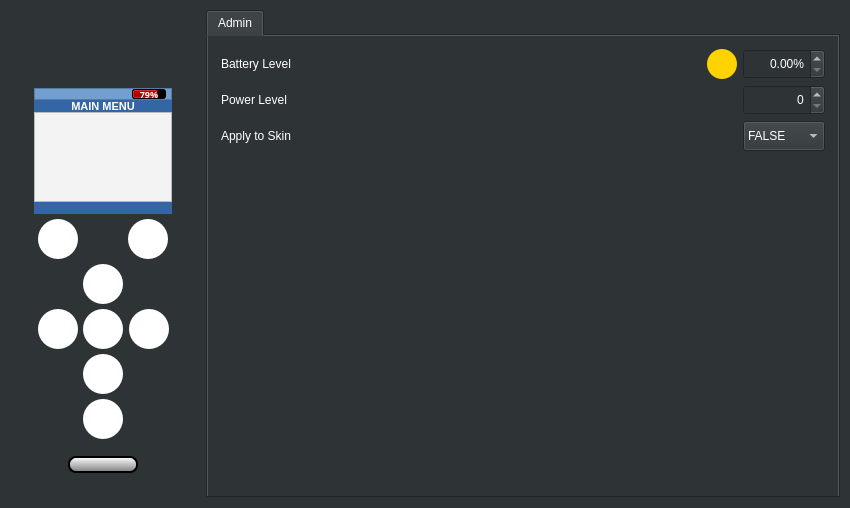
<?xml version="1.0" encoding="UTF-8"?>
<ui version="4.0">
 <class>MainWindow</class>
 <widget class="QMainWindow" name="MainWindow">
  <property name="geometry">
   <rect>
    <x>0</x>
    <y>0</y>
    <width>850</width>
    <height>508</height>
   </rect>
  </property>
  <property name="sizePolicy">
   <sizepolicy hsizetype="Fixed" vsizetype="Fixed">
    <horstretch>0</horstretch>
    <verstretch>0</verstretch>
   </sizepolicy>
  </property>
  <property name="minimumSize">
   <size>
    <width>850</width>
    <height>508</height>
   </size>
  </property>
  <property name="maximumSize">
   <size>
    <width>16777215</width>
    <height>16777215</height>
   </size>
  </property>
  <property name="windowTitle">
   <string>DENAS Simulator</string>
  </property>
  <property name="windowIcon">
   <iconset>
    <normalon>:/overlay/denasButtonless.svg</normalon>
   </iconset>
  </property>
  <property name="layoutDirection">
   <enum>Qt::LeftToRight</enum>
  </property>
  <property name="autoFillBackground">
   <bool>false</bool>
  </property>
  <property name="styleSheet">
   <string notr="true">/*(2)*/
color: rgb(255, 255, 255);
background-color: rgb(46, 52, 54);

/*
(4)
background-color: #616E7C;
color: 
*/</string>
  </property>
  <property name="documentMode">
   <bool>false</bool>
  </property>
  <widget class="QWidget" name="mainWindowCentralQWidget">
   <layout class="QHBoxLayout" name="horizontalLayout_2" stretch="0">
    <property name="spacing">
     <number>5</number>
    </property>
    <property name="leftMargin">
     <number>5</number>
    </property>
    <property name="topMargin">
     <number>5</number>
    </property>
    <property name="rightMargin">
     <number>5</number>
    </property>
    <property name="bottomMargin">
     <number>5</number>
    </property>
    <item>
     <layout class="QHBoxLayout" name="mainWindowQHBoxLayout">
      <property name="spacing">
       <number>10</number>
      </property>
      <property name="leftMargin">
       <number>5</number>
      </property>
      <property name="topMargin">
       <number>5</number>
      </property>
      <property name="rightMargin">
       <number>5</number>
      </property>
      <property name="bottomMargin">
       <number>5</number>
      </property>
      <item>
       <widget class="QWidget" name="denasWidget" native="true">
        <property name="sizePolicy">
         <sizepolicy hsizetype="MinimumExpanding" vsizetype="MinimumExpanding">
          <horstretch>0</horstretch>
          <verstretch>0</verstretch>
         </sizepolicy>
        </property>
        <property name="minimumSize">
         <size>
          <width>186</width>
          <height>488</height>
         </size>
        </property>
        <property name="maximumSize">
         <size>
          <width>186</width>
          <height>488</height>
         </size>
        </property>
        <property name="baseSize">
         <size>
          <width>186</width>
          <height>488</height>
         </size>
        </property>
        <property name="layoutDirection">
         <enum>Qt::LeftToRight</enum>
        </property>
        <property name="autoFillBackground">
         <bool>false</bool>
        </property>
        <widget class="QPushButton" name="applyToSkinButton">
         <property name="geometry">
          <rect>
           <x>58</x>
           <y>446</y>
           <width>70</width>
           <height>17</height>
          </rect>
         </property>
         <property name="autoFillBackground">
          <bool>false</bool>
         </property>
         <property name="styleSheet">
          <string notr="true">QPushButton {
background-color: qlineargradient(x1: 0, y1: 0, x2: 0, y2: 1, stop: 0 white, stop: 1 grey);
border-style: solid;
border-color: black;
border-width: 2px;
border-radius: 8px;
}

QPushButton:pressed {
	background-color: #ffd300;
}</string>
         </property>
         <property name="text">
          <string/>
         </property>
         <property name="checkable">
          <bool>true</bool>
         </property>
         <property name="default">
          <bool>true</bool>
         </property>
         <property name="flat">
          <bool>false</bool>
         </property>
        </widget>
        <widget class="QPushButton" name="powerButton">
         <property name="geometry">
          <rect>
           <x>73</x>
           <y>389</y>
           <width>40</width>
           <height>40</height>
          </rect>
         </property>
         <property name="minimumSize">
          <size>
           <width>40</width>
           <height>40</height>
          </size>
         </property>
         <property name="maximumSize">
          <size>
           <width>40</width>
           <height>40</height>
          </size>
         </property>
         <property name="baseSize">
          <size>
           <width>40</width>
           <height>40</height>
          </size>
         </property>
         <property name="styleSheet">
          <string notr="true">QPushButton {
image: url(:/buttons/powerButton.svg);
background-color: #ffffff;
border-radius: 20px;
}

QPushButton:pressed {
	background-color: #ffd300;
}</string>
         </property>
         <property name="text">
          <string/>
         </property>
        </widget>
        <widget class="QPushButton" name="downButton">
         <property name="geometry">
          <rect>
           <x>73</x>
           <y>344</y>
           <width>40</width>
           <height>40</height>
          </rect>
         </property>
         <property name="sizePolicy">
          <sizepolicy hsizetype="Minimum" vsizetype="Fixed">
           <horstretch>40</horstretch>
           <verstretch>40</verstretch>
          </sizepolicy>
         </property>
         <property name="minimumSize">
          <size>
           <width>40</width>
           <height>40</height>
          </size>
         </property>
         <property name="maximumSize">
          <size>
           <width>40</width>
           <height>40</height>
          </size>
         </property>
         <property name="baseSize">
          <size>
           <width>40</width>
           <height>40</height>
          </size>
         </property>
         <property name="styleSheet">
          <string notr="true">QPushButton {
image: url(:/buttons/downButton.svg);
background-color: #ffffff;
border-radius: 20px;
}

QPushButton:pressed {
	background-color: #ffd300;
}</string>
         </property>
         <property name="text">
          <string/>
         </property>
         <property name="autoRepeat">
          <bool>true</bool>
         </property>
         <property name="autoRepeatDelay">
          <number>600</number>
         </property>
         <property name="autoRepeatInterval">
          <number>200</number>
         </property>
        </widget>
        <widget class="QListWidget" name="mainMenuListView">
         <property name="geometry">
          <rect>
           <x>24</x>
           <y>102</y>
           <width>138</width>
           <height>102</height>
          </rect>
         </property>
         <property name="styleSheet">
          <string notr="true">border-bottom-right-radius: 12px;
border-bottom-left-radius: 12px;
background-color: rgb(243, 243, 243);
color: rgb(0, 0, 0);
selection-background-color: rgb(122, 0, 0)</string>
         </property>
         <property name="verticalScrollBarPolicy">
          <enum>Qt::ScrollBarAlwaysOff</enum>
         </property>
         <property name="horizontalScrollBarPolicy">
          <enum>Qt::ScrollBarAlwaysOff</enum>
         </property>
         <property name="uniformItemSizes">
          <bool>false</bool>
         </property>
         <property name="wordWrap">
          <bool>true</bool>
         </property>
         <property name="selectionRectVisible">
          <bool>false</bool>
         </property>
         <property name="currentRow">
          <number>-1</number>
         </property>
        </widget>
        <widget class="QPushButton" name="menuButton">
         <property name="geometry">
          <rect>
           <x>118</x>
           <y>209</y>
           <width>40</width>
           <height>40</height>
          </rect>
         </property>
         <property name="minimumSize">
          <size>
           <width>40</width>
           <height>40</height>
          </size>
         </property>
         <property name="maximumSize">
          <size>
           <width>40</width>
           <height>40</height>
          </size>
         </property>
         <property name="baseSize">
          <size>
           <width>40</width>
           <height>40</height>
          </size>
         </property>
         <property name="styleSheet">
          <string notr="true">QPushButton {
image: url(:/buttons/menuButton.svg);
background-color: #ffffff;
border-radius: 20px;
}

QPushButton:pressed {
	background-color: #ffd300;
}</string>
         </property>
         <property name="text">
          <string/>
         </property>
        </widget>
        <widget class="QPushButton" name="backButton">
         <property name="geometry">
          <rect>
           <x>28</x>
           <y>209</y>
           <width>40</width>
           <height>40</height>
          </rect>
         </property>
         <property name="minimumSize">
          <size>
           <width>40</width>
           <height>40</height>
          </size>
         </property>
         <property name="maximumSize">
          <size>
           <width>40</width>
           <height>40</height>
          </size>
         </property>
         <property name="baseSize">
          <size>
           <width>40</width>
           <height>40</height>
          </size>
         </property>
         <property name="styleSheet">
          <string notr="true">QPushButton {
image: url(:/buttons/backButton.svg);
background-color: #ffffff;
border-radius: 20px;
}

QPushButton:pressed {
	background-color: #ffd300;
}</string>
         </property>
         <property name="text">
          <string/>
         </property>
        </widget>
        <widget class="QPushButton" name="leftButton">
         <property name="geometry">
          <rect>
           <x>28</x>
           <y>299</y>
           <width>40</width>
           <height>40</height>
          </rect>
         </property>
         <property name="minimumSize">
          <size>
           <width>40</width>
           <height>40</height>
          </size>
         </property>
         <property name="maximumSize">
          <size>
           <width>40</width>
           <height>40</height>
          </size>
         </property>
         <property name="baseSize">
          <size>
           <width>40</width>
           <height>40</height>
          </size>
         </property>
         <property name="styleSheet">
          <string notr="true">QPushButton {
image: url(:/buttons/leftButton.svg);
background-color: #ffffff;
border-radius: 20px;
}

QPushButton:pressed {
	background-color: #ffd300;
}</string>
         </property>
         <property name="text">
          <string/>
         </property>
         <property name="autoRepeat">
          <bool>true</bool>
         </property>
         <property name="autoRepeatDelay">
          <number>600</number>
         </property>
         <property name="autoRepeatInterval">
          <number>150</number>
         </property>
        </widget>
        <widget class="QPushButton" name="upButton">
         <property name="geometry">
          <rect>
           <x>73</x>
           <y>254</y>
           <width>40</width>
           <height>40</height>
          </rect>
         </property>
         <property name="minimumSize">
          <size>
           <width>40</width>
           <height>40</height>
          </size>
         </property>
         <property name="maximumSize">
          <size>
           <width>40</width>
           <height>40</height>
          </size>
         </property>
         <property name="baseSize">
          <size>
           <width>40</width>
           <height>40</height>
          </size>
         </property>
         <property name="styleSheet">
          <string notr="true">QPushButton {
image: url(:/buttons/upButton.svg);
background-color: #ffffff;
border-radius: 20px;
}

QPushButton:pressed {
	background-color: #ffd300;
}</string>
         </property>
         <property name="text">
          <string/>
         </property>
         <property name="autoRepeat">
          <bool>true</bool>
         </property>
         <property name="autoRepeatDelay">
          <number>600</number>
         </property>
         <property name="autoRepeatInterval">
          <number>200</number>
         </property>
        </widget>
        <widget class="QGraphicsView" name="denasDeviceGraphic">
         <property name="geometry">
          <rect>
           <x>0</x>
           <y>0</y>
           <width>186</width>
           <height>488</height>
          </rect>
         </property>
         <property name="sizePolicy">
          <sizepolicy hsizetype="Fixed" vsizetype="Fixed">
           <horstretch>0</horstretch>
           <verstretch>0</verstretch>
          </sizepolicy>
         </property>
         <property name="minimumSize">
          <size>
           <width>186</width>
           <height>488</height>
          </size>
         </property>
         <property name="maximumSize">
          <size>
           <width>18500</width>
           <height>48700</height>
          </size>
         </property>
         <property name="styleSheet">
          <string notr="true">border-image: url(:/overlay/denasButtonless.svg);
background-color: rgba(255, 255, 255, 0);</string>
         </property>
         <property name="alignment">
          <set>Qt::AlignLeading|Qt::AlignLeft|Qt::AlignTop</set>
         </property>
        </widget>
        <widget class="QPushButton" name="rightButton">
         <property name="geometry">
          <rect>
           <x>119</x>
           <y>299</y>
           <width>40</width>
           <height>40</height>
          </rect>
         </property>
         <property name="minimumSize">
          <size>
           <width>40</width>
           <height>40</height>
          </size>
         </property>
         <property name="maximumSize">
          <size>
           <width>40</width>
           <height>40</height>
          </size>
         </property>
         <property name="baseSize">
          <size>
           <width>40</width>
           <height>40</height>
          </size>
         </property>
         <property name="styleSheet">
          <string notr="true">QPushButton {
image: url(:/buttons/rightButton.svg);
background-color: #ffffff;
border-radius: 20px;
}

QPushButton:pressed {
	background-color: #ffd300;
}</string>
         </property>
         <property name="text">
          <string/>
         </property>
         <property name="checkable">
          <bool>false</bool>
         </property>
         <property name="autoRepeat">
          <bool>true</bool>
         </property>
         <property name="autoRepeatDelay">
          <number>600</number>
         </property>
         <property name="autoRepeatInterval">
          <number>150</number>
         </property>
        </widget>
        <widget class="QPushButton" name="okButton">
         <property name="enabled">
          <bool>true</bool>
         </property>
         <property name="geometry">
          <rect>
           <x>73</x>
           <y>299</y>
           <width>40</width>
           <height>40</height>
          </rect>
         </property>
         <property name="minimumSize">
          <size>
           <width>40</width>
           <height>40</height>
          </size>
         </property>
         <property name="maximumSize">
          <size>
           <width>40</width>
           <height>40</height>
          </size>
         </property>
         <property name="baseSize">
          <size>
           <width>40</width>
           <height>40</height>
          </size>
         </property>
         <property name="styleSheet">
          <string notr="true">QPushButton {
image: url(:/buttons/okButton.svg);
background-color: #ffffff;
border-radius: 20px;
}

QPushButton:pressed {
	background-color: #ffd300;
}</string>
         </property>
         <property name="text">
          <string/>
         </property>
        </widget>
        <widget class="QLabel" name="menuLabel">
         <property name="geometry">
          <rect>
           <x>24</x>
           <y>90</y>
           <width>138</width>
           <height>12</height>
          </rect>
         </property>
         <property name="font">
          <font>
           <pointsize>8</pointsize>
           <weight>75</weight>
           <bold>true</bold>
          </font>
         </property>
         <property name="layoutDirection">
          <enum>Qt::LeftToRight</enum>
         </property>
         <property name="styleSheet">
          <string notr="true">background-color: rgb(52, 101, 164);
color: rgb(255, 255, 255);</string>
         </property>
         <property name="text">
          <string>MAIN MENU</string>
         </property>
         <property name="scaledContents">
          <bool>false</bool>
         </property>
         <property name="alignment">
          <set>Qt::AlignCenter</set>
         </property>
        </widget>
        <widget class="QWidget" name="programViewWidget" native="true">
         <property name="geometry">
          <rect>
           <x>24</x>
           <y>102</y>
           <width>138</width>
           <height>102</height>
          </rect>
         </property>
         <property name="styleSheet">
          <string notr="true">background-color: rgb(52, 101, 164);
color: rgb(255, 255, 255);</string>
         </property>
         <widget class="QGraphicsView" name="treatmentView">
          <property name="geometry">
           <rect>
            <x>0</x>
            <y>0</y>
            <width>138</width>
            <height>90</height>
           </rect>
          </property>
          <property name="font">
           <font>
            <pointsize>10</pointsize>
           </font>
          </property>
          <property name="styleSheet">
           <string notr="true">background-color: rgb(243, 243, 243);</string>
          </property>
         </widget>
         <widget class="QLabel" name="powerLevelLabel">
          <property name="geometry">
           <rect>
            <x>0</x>
            <y>90</y>
            <width>83</width>
            <height>12</height>
           </rect>
          </property>
          <property name="font">
           <font>
            <pointsize>8</pointsize>
           </font>
          </property>
          <property name="styleSheet">
           <string notr="true">background-color: rgb(52, 101, 164);
color: rgb(255, 255, 255);</string>
          </property>
          <property name="text">
           <string/>
          </property>
          <property name="indent">
           <number>6</number>
          </property>
         </widget>
         <widget class="QLabel" name="frequencyLabel">
          <property name="enabled">
           <bool>true</bool>
          </property>
          <property name="geometry">
           <rect>
            <x>83</x>
            <y>90</y>
            <width>55</width>
            <height>12</height>
           </rect>
          </property>
          <property name="font">
           <font>
            <pointsize>8</pointsize>
           </font>
          </property>
          <property name="styleSheet">
           <string notr="true">background-color: rgb(52, 101, 164);
color: rgb(255, 255, 255);</string>
          </property>
          <property name="text">
           <string/>
          </property>
          <property name="scaledContents">
           <bool>false</bool>
          </property>
          <property name="alignment">
           <set>Qt::AlignRight|Qt::AlignTrailing|Qt::AlignVCenter</set>
          </property>
          <property name="indent">
           <number>6</number>
          </property>
         </widget>
        </widget>
        <widget class="QFrame" name="statusBarQFrame">
         <property name="geometry">
          <rect>
           <x>24</x>
           <y>78</y>
           <width>138</width>
           <height>12</height>
          </rect>
         </property>
         <property name="styleSheet">
          <string notr="true">background-color: rgb(114, 159, 207);</string>
         </property>
         <property name="frameShape">
          <enum>QFrame::StyledPanel</enum>
         </property>
         <property name="frameShadow">
          <enum>QFrame::Raised</enum>
         </property>
         <widget class="QLabel" name="electrodeLabel">
          <property name="geometry">
           <rect>
            <x>6</x>
            <y>1</y>
            <width>8</width>
            <height>10</height>
           </rect>
          </property>
          <property name="styleSheet">
           <string notr="true"/>
          </property>
          <property name="text">
           <string/>
          </property>
          <property name="pixmap">
           <pixmap resource="../res/denas.qrc">:/icons/electrodeOff.svg</pixmap>
          </property>
          <property name="scaledContents">
           <bool>true</bool>
          </property>
         </widget>
         <widget class="QProgressBar" name="batteryLevelBar">
          <property name="geometry">
           <rect>
            <x>98</x>
            <y>1</y>
            <width>34</width>
            <height>10</height>
           </rect>
          </property>
          <property name="font">
           <font>
            <family>Ubuntu Mono</family>
            <pointsize>7</pointsize>
            <weight>75</weight>
            <italic>false</italic>
            <bold>true</bold>
            <kerning>true</kerning>
           </font>
          </property>
          <property name="autoFillBackground">
           <bool>false</bool>
          </property>
          <property name="styleSheet">
           <string notr="true">selection-background-color: rgb(164, 0, 0);
background-color: rgb(0, 0, 0);</string>
          </property>
          <property name="minimum">
           <number>0</number>
          </property>
          <property name="value">
           <number>79</number>
          </property>
          <property name="alignment">
           <set>Qt::AlignLeading|Qt::AlignLeft|Qt::AlignVCenter</set>
          </property>
          <property name="textVisible">
           <bool>true</bool>
          </property>
          <property name="orientation">
           <enum>Qt::Horizontal</enum>
          </property>
          <property name="invertedAppearance">
           <bool>false</bool>
          </property>
          <property name="format">
           <string>%p%</string>
          </property>
         </widget>
        </widget>
        <widget class="QGraphicsView" name="powerOffView">
         <property name="geometry">
          <rect>
           <x>24</x>
           <y>78</y>
           <width>138</width>
           <height>126</height>
          </rect>
         </property>
         <property name="styleSheet">
          <string notr="true">background-color: rgb(0, 0, 0);</string>
         </property>
        </widget>
        <zorder>powerOffView</zorder>
        <zorder>statusBarQFrame</zorder>
        <zorder>menuLabel</zorder>
        <zorder>mainMenuListView</zorder>
        <zorder>programViewWidget</zorder>
        <zorder>denasDeviceGraphic</zorder>
        <zorder>menuButton</zorder>
        <zorder>downButton</zorder>
        <zorder>backButton</zorder>
        <zorder>okButton</zorder>
        <zorder>powerButton</zorder>
        <zorder>upButton</zorder>
        <zorder>leftButton</zorder>
        <zorder>rightButton</zorder>
        <zorder>applyToSkinButton</zorder>
       </widget>
      </item>
      <item>
       <widget class="QTabWidget" name="tabWidget">
        <property name="tabPosition">
         <enum>QTabWidget::North</enum>
        </property>
        <property name="tabShape">
         <enum>QTabWidget::Rounded</enum>
        </property>
        <property name="currentIndex">
         <number>0</number>
        </property>
        <property name="elideMode">
         <enum>Qt::ElideNone</enum>
        </property>
        <property name="tabsClosable">
         <bool>false</bool>
        </property>
        <property name="tabBarAutoHide">
         <bool>false</bool>
        </property>
        <widget class="QWidget" name="adminTab">
         <attribute name="title">
          <string>Admin</string>
         </attribute>
         <layout class="QHBoxLayout" name="horizontalLayout_4">
          <item>
           <layout class="QVBoxLayout" name="adminTabQVBoxLayout">
            <property name="spacing">
             <number>2</number>
            </property>
            <property name="leftMargin">
             <number>2</number>
            </property>
            <property name="topMargin">
             <number>2</number>
            </property>
            <property name="rightMargin">
             <number>2</number>
            </property>
            <property name="bottomMargin">
             <number>2</number>
            </property>
            <item>
             <layout class="QGridLayout" name="adminTabQGridLayout">
              <item row="1" column="2">
               <widget class="QSpinBox" name="powerLevelAdminSpinBox">
                <property name="minimumSize">
                 <size>
                  <width>82</width>
                  <height>30</height>
                 </size>
                </property>
                <property name="maximumSize">
                 <size>
                  <width>82</width>
                  <height>30</height>
                 </size>
                </property>
                <property name="alignment">
                 <set>Qt::AlignRight|Qt::AlignTrailing|Qt::AlignVCenter</set>
                </property>
                <property name="maximum">
                 <number>100</number>
                </property>
               </widget>
              </item>
              <item row="1" column="0">
               <widget class="QLabel" name="powerLevelAdminLabel">
                <property name="minimumSize">
                 <size>
                  <width>518</width>
                  <height>0</height>
                 </size>
                </property>
                <property name="maximumSize">
                 <size>
                  <width>16777215</width>
                  <height>30</height>
                 </size>
                </property>
                <property name="text">
                 <string>Power Level</string>
                </property>
               </widget>
              </item>
              <item row="0" column="1" alignment="Qt::AlignHCenter">
               <widget class="QPushButton" name="chargeAdminButton">
                <property name="minimumSize">
                 <size>
                  <width>30</width>
                  <height>30</height>
                 </size>
                </property>
                <property name="maximumSize">
                 <size>
                  <width>30</width>
                  <height>30</height>
                 </size>
                </property>
                <property name="styleSheet">
                 <string notr="true">QPushButton {
image: url(:/buttons/chargeButton.svg);
background-color: #ffd300;
border-radius: 15px;
}

QPushButton:pressed {
	background-color: green;
}</string>
                </property>
                <property name="text">
                 <string/>
                </property>
               </widget>
              </item>
              <item row="0" column="2">
               <widget class="QDoubleSpinBox" name="batteryLevelAdminSpinBox">
                <property name="minimumSize">
                 <size>
                  <width>82</width>
                  <height>30</height>
                 </size>
                </property>
                <property name="maximumSize">
                 <size>
                  <width>82</width>
                  <height>30</height>
                 </size>
                </property>
                <property name="baseSize">
                 <size>
                  <width>0</width>
                  <height>0</height>
                 </size>
                </property>
                <property name="layoutDirection">
                 <enum>Qt::LeftToRight</enum>
                </property>
                <property name="alignment">
                 <set>Qt::AlignRight|Qt::AlignTrailing|Qt::AlignVCenter</set>
                </property>
                <property name="suffix">
                 <string>%</string>
                </property>
                <property name="maximum">
                 <double>100.000000000000000</double>
                </property>
                <property name="value">
                 <double>0.000000000000000</double>
                </property>
               </widget>
              </item>
              <item row="2" column="2">
               <widget class="QComboBox" name="applyToSkinAdminBox">
                <property name="minimumSize">
                 <size>
                  <width>82</width>
                  <height>30</height>
                 </size>
                </property>
                <property name="maximumSize">
                 <size>
                  <width>82</width>
                  <height>30</height>
                 </size>
                </property>
                <item>
                 <property name="text">
                  <string>FALSE</string>
                 </property>
                </item>
                <item>
                 <property name="text">
                  <string>TRUE</string>
                 </property>
                </item>
               </widget>
              </item>
              <item row="2" column="0">
               <widget class="QLabel" name="applyToSkinAdminLabel">
                <property name="minimumSize">
                 <size>
                  <width>518</width>
                  <height>0</height>
                 </size>
                </property>
                <property name="maximumSize">
                 <size>
                  <width>16777215</width>
                  <height>30</height>
                 </size>
                </property>
                <property name="text">
                 <string>Apply to Skin</string>
                </property>
               </widget>
              </item>
              <item row="0" column="0">
               <widget class="QLabel" name="batteryLevelAdminLabel">
                <property name="minimumSize">
                 <size>
                  <width>200</width>
                  <height>0</height>
                 </size>
                </property>
                <property name="maximumSize">
                 <size>
                  <width>16777215</width>
                  <height>30</height>
                 </size>
                </property>
                <property name="text">
                 <string>Battery Level</string>
                </property>
               </widget>
              </item>
              <item row="3" column="0">
               <spacer name="verticalSpacer">
                <property name="orientation">
                 <enum>Qt::Vertical</enum>
                </property>
                <property name="sizeHint" stdset="0">
                 <size>
                  <width>20</width>
                  <height>40</height>
                 </size>
                </property>
               </spacer>
              </item>
             </layout>
            </item>
           </layout>
          </item>
         </layout>
        </widget>
       </widget>
      </item>
     </layout>
    </item>
   </layout>
  </widget>
 </widget>
 <layoutdefault spacing="6" margin="11"/>
 <resources>
  <include location="../res/denas.qrc"/>
 </resources>
 <connections/>
</ui>
